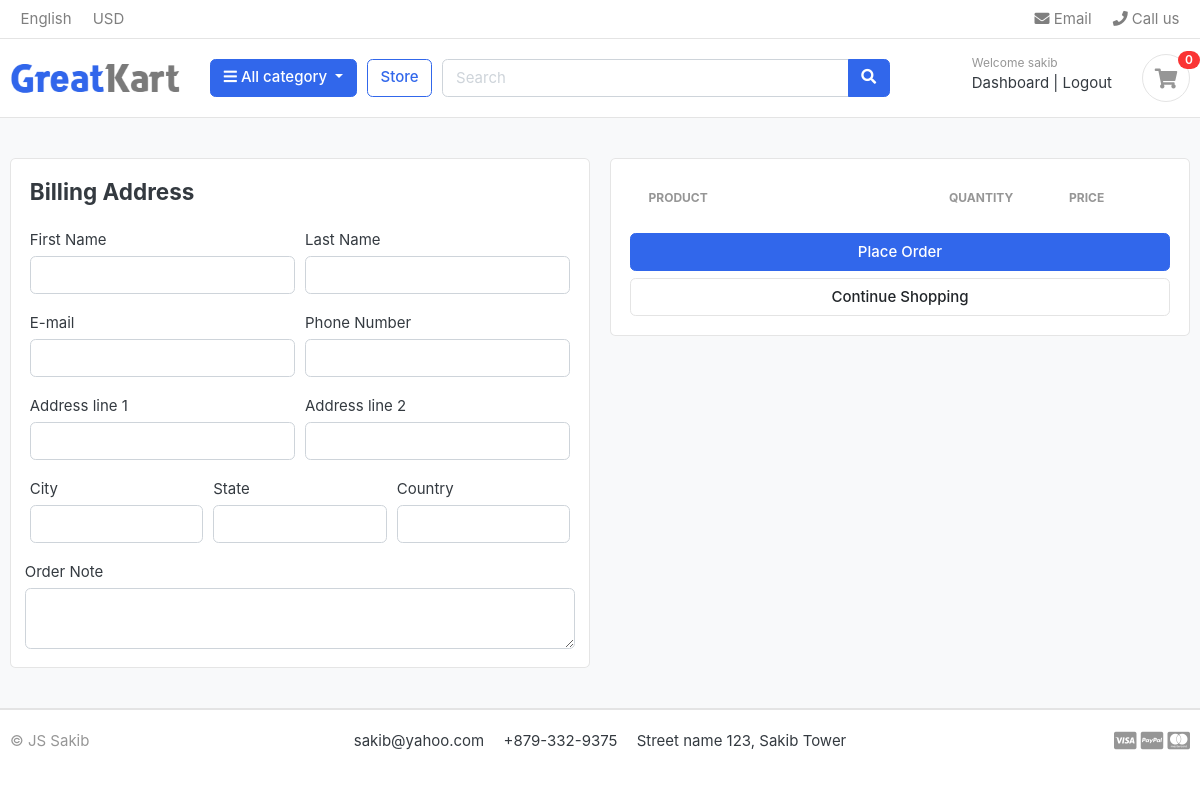
The app's page /cart/checkout (signed in), older data.
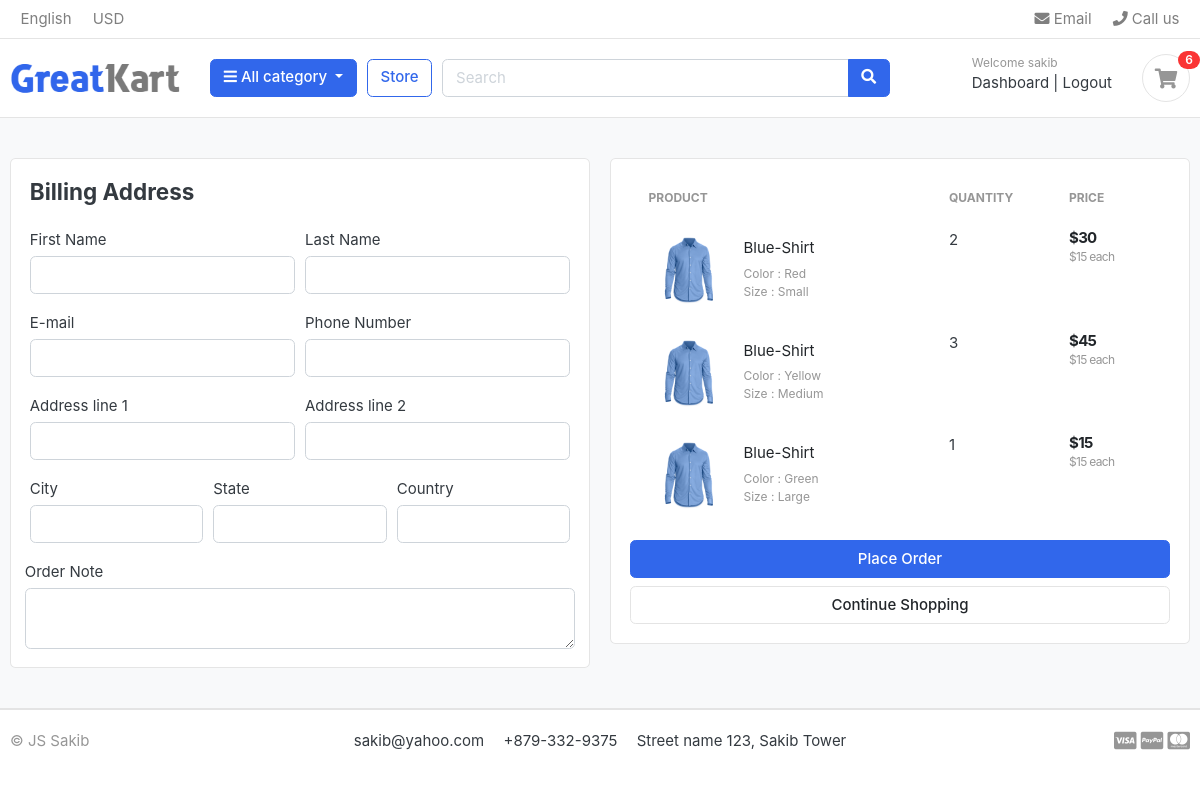
The same page, newer data.
### cart/models.py (models this page shows, shortened)
class CartItem(models.Model):
    user = models.ForeignKey(Account, on_delete=models.CASCADE, null=True)
    product = models.ForeignKey(Product, on_delete=models.CASCADE)
    variations = models.ManyToManyField(Variation, blank=True)
    cart = models.ForeignKey(Cart, on_delete=models.CASCADE, null=True)
    quantity = models.IntegerField()
    is_active = models.BooleanField(default=True)
    def sub_total(self):
        return self.product.price * self.quantity

### store/models.py (models this page shows, shortened)
class Product(models.Model):
    product_name = models.CharField(max_length=255, unique=True)
    slug = models.SlugField(max_length=255, unique=True)
    description = models.TextField(max_length=500, blank=True)
    price = models.IntegerField()
    images = models.ImageField(upload_to='photo/products', blank=True)
    stock = models.IntegerField()
    is_available = models.BooleanField(default=True)
    category = models.ForeignKey(Category, on_delete=models.CASCADE)
    created_date = models.DateTimeField(auto_now_add=True)
    modified_date = models.DateTimeField(auto_now=True)
    def get_url(self):
        return reverse('product_detail', args=[self.category.slug, self.slug])

class Variation(models.Model):
    product = models.ForeignKey(Product, on_delete=models.CASCADE)
    variation_category = models.CharField(max_length=255, choices=variation_category_choice)
    variation_value = models.CharField(max_length=255)
    is_active = models.BooleanField(default=True)
    created_date = models.DateTimeField(auto_now=True)
    objects = VariationManager()

### cart/views.py (the view)
# urls.py: path('checkout', views.checkout, name='checkout')
@login_required(login_url='login')
def checkout(request, total=0, quantity=0, cart_items=None):
    try:
        tax = 0
        grand_total = 0
        if request.user.is_authenticated:
            cart_items = CartItem.objects.filter(user=request.user, is_active=True)
        else:
            cart = Cart.objects.get(cart_id=_cart_id(request))
            cart_items = CartItem.objects.filter(cart=cart, is_active=True)
        for cart_item in cart_items:
            total += (cart_item.product.price * cart_item.quantity)
            quantity += cart_item.quantity
        tax = (2 * total)/100
        grand_total = total + tax
    except ObjectDoesNotExist:
        pass
    context = {
        'total': total,
        'quantity': quantity,
        'cart_items': cart_items,
        'tax': tax,
        'grand_total': grand_total,
    }
    return render(request, 'store/checkout.html', context)

### cart/context_processors.py (called while the page is built)
def counter(request):
    cart_count = 0
    if 'admin' in request.path:
        return {}
    else:
        try:
            cart = Cart.objects.filter(cart_id=_cart_id(request))
            if request.user.is_authenticated:
                cart_items = CartItem.objects.all().filter(user=request.user)
            else:
                cart_items = CartItem.objects.all().filter(cart=cart[:1])
            for cart_item in cart_items:
                cart_count += cart_item.quantity
        except Cart.DoesNotExist:
            cart_count = 0
    return dict(cart_count=cart_count)

### cart/views.py (called while the page is built)
def _cart_id(request):
    cart = request.session.session_key
    if not cart:
        cart = request.session.create()
    return cart

### category/context_processors.py (called while the page is built)
def menu_link(request):
    links = Category.objects.all()
    return dict(links=links)

### category/models.py (called while the page is built)
    def get_url(self):
        return reverse('products_by_category', args=[self.slug])

### templates/store/checkout.html (shortened to what the changed rows need)
{% extends "base.html" %}
{% load static %}
{% block content %}
<section class="section-content padding-y bg">
	<div class="container">
		<div class="row">
			<aside class="col-lg-6">
				<div class="card">
					<div class="card-body">
                    <table class="table table-borderless table-shopping-cart">
						<thead class="text-muted">
							<tr class="small text-uppercase">
								<th scope="col">Product</th>
								<th scope="col" width="120">Quantity</th>
								<th scope="col" width="120">Price</th>
							</tr>
						</thead>
						<tbody>
							{% for cart_item in cart_items %}
							<tr>
								<td>
									<figure class="itemside align-items-center">
										<div class="aside"><img src={{ cart_item.product.images.url }} class="img-sm"></div>
										<figcaption class="info">
											<a href={{ cart_item.product.get_url }} class="title text-dark">{{ cart_item.product.product_name }}</a>
											<p class="text-muted small">
												{% if cart_item.variations.all %}
													{% for item in cart_item.variations.all %}
														{{ item.variation_category | capfirst }} : {{ item.variation_value | capfirst }} <br>
													{% endfor %}
												{% endif %}
											</p>
										</figcaption>
									</figure>
								</td>
								<td>
									<label for="">{{ cart_item.quantity }}</label>
								</td>
								<td>
									<div class="price-wrap">
										<var class="price">${{ cart_item.sub_total }}</var>
										<small class="text-muted"> ${{ cart_item.product.price }} each </small>
									</div>
								</td>
							</tr>
							{% endfor %}
						</tbody>
					</table>
					</div>
				</div>
			</aside>
		</div>
	</div>
</section>
{% endblock content%}

### templates/includes/header.html (shortened to what this page needs)
{% load static %}
<header class="section-header">
<nav class="navbar p-md-0 navbar-expand-sm navbar-light border-bottom">
<div class="container">
  <div class="collapse navbar-collapse" id="navbarTop4">
    <ul class="navbar-nav mr-auto">
    	<li class="nav-item dropdown">
		 	<a href="#" class="nav-link">   English </a>
		</li>
		<li class="nav-item dropdown">
			<a href="#" class="nav-link"> USD </a>
		</li>
    </ul>
    <ul class="navbar-nav">
		<li><a href="#" class="nav-link"> <i class="fa fa-envelope"></i> Email </a></li>
		<li><a href="#" class="nav-link"> <i class="fa fa-phone"></i> Call us </a></li>
	</ul>
  </div>
</div>
</nav>
<section class="header-main border-bottom">
	<div class="container">
<div class="row align-items-center">
	<div class="col-lg-2 col-md-3 col-6">
		<a href="{% url "home" %}" class="brand-wrap">
			<img class="logo" src={% static "./images/logo.png" %}>
		</a>
	</div>
	<div class="col-lg col-sm col-md col-6 flex-grow-0">
		<div class="category-wrap dropdown d-inline-block float-right">
			<button type="button" class="btn btn-primary dropdown-toggle" data-toggle="dropdown">
				<i class="fa fa-bars"></i> All category
			</button>
		</div>
	</div>
	<a href={% url "store" %} class="btn btn-outline-primary">Store</a>
	<div class="col-lg  col-md-6 col-sm-12 col">
		<form action="{% url 'search' %}" class="search" methon="POST">
			<div class="input-group w-100">
			    <input type="text" class="form-control" style="width:60%;" placeholder="Search" name="keyword">
			    <div class="input-group-append">
			      <button class="btn btn-primary" type="submit">
			        <i class="fa fa-search"></i>
			      </button>
			    </div>
		    </div>
		</form>
	</div>
	<div class="col-lg-3 col-sm-6 col-8 order-2 order-lg-3">
				<div class="d-flex justify-content-end mb-3 mb-lg-0">
					{% if user.id is None %}
					<div class="widget-header">
						<small class="title text-muted">Welcome guest!</small>
						<div>
							<a href="{% url 'login' %}">Sign in</a> <span class="dark-transp"> | </span>
							<a href="{% url 'registerd' %}"> Register</a>
						</div>
					</div>
					{% else %}
					<div class="widget-header">
						<small class="title text-muted">Welcome {{ user.firstName }}</small>
						<div>
							<a href="{% url 'dashboard' %}">Dashboard</a> <span class="dark-transp"> | </span>
							<a href="{% url 'logout' %}">Logout</a>
						</div>
					</div>
					{% endif %}
					<a href="{% url 'cart' %}" class="widget-header pl-3 ml-3">
						<div class="icon icon-sm rounded-circle border"><i class="fa fa-shopping-cart"></i></div>
						<span class="badge badge-pill badge-danger notify">{{cart_count}}</span>
					</a>
				</div>
			</div>
</div>
	</div>
</section>
</header>

Row changes from the older to the newer data that the page shows:
added CartItem: product.images (picture), product.product_name "Blue-Shirt", quantity "2", sub_total "30", product.price "15"
now on this page (row unchanged): Variation: variation_category "Color", variation_value "Red", shown under "Blue-Shirt"
now on this page (row unchanged): Variation: variation_category "Size", variation_value "Small", shown under "Blue-Shirt"
added CartItem: product.images (picture), product.product_name "Blue-Shirt", quantity "3", sub_total "45", product.price "15"
now on this page (row unchanged): Variation: variation_category "Color", variation_value "Yellow", shown under "Blue-Shirt"
now on this page (row unchanged): Variation: variation_category "Size", variation_value "Medium", shown under "Blue-Shirt"
added CartItem: product.images (picture), product.product_name "Blue-Shirt", quantity "1", sub_total "15", product.price "15"
now on this page (row unchanged): Variation: variation_category "Color", variation_value "Green", shown under "Blue-Shirt"
now on this page (row unchanged): Variation: variation_category "Size", variation_value "Large", shown under "Blue-Shirt"
Text that changed along with them:
{{ cart_count }}: "0" → "6"
